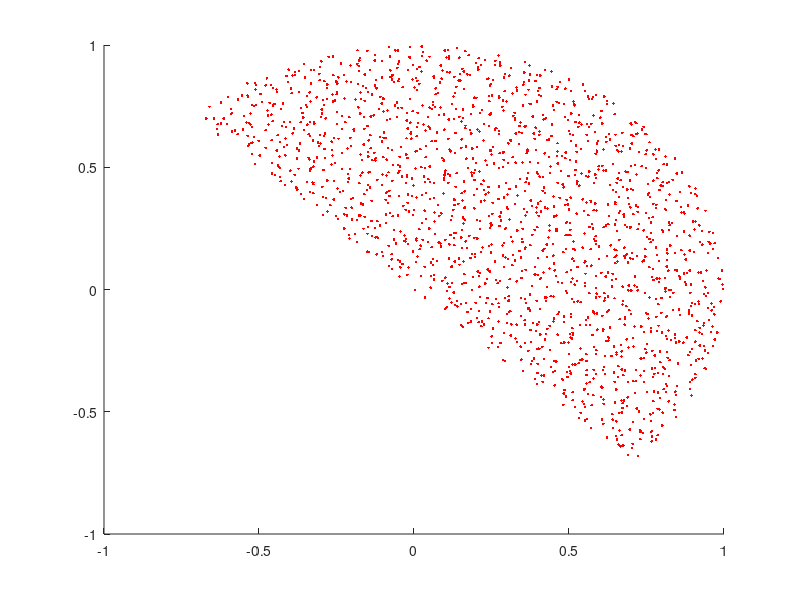

Here is the MATLAB script that generated this plot:
%{

The formula for a point on the sphere is as follows:
P = ( 
    sin(phi) cos(theta), 
    sin(phi) sin(theta),
    cos(theta) 
    )

%}
clear all;
numGridVals = 30;
numIterations = 5;

interval = 2/numGridVals;
intervalValues = -1:interval:1;

sizeIntVals = size(intervalValues);
numValues = sizeIntVals(2);

%{
The random number generator generates from a normal distribution
   where the standard deviation is standardDev and the mean is mean. 
This way the numbers tend toward the center of the box
%}
standardDev = 1/8;
mean = 1/2;

%makes the meshgrid
[gridXvals, gridYvals] = meshgrid(intervalValues,intervalValues);

%the normal used to get the hemisphere we want
normal = [1/sqrt(2),1/sqrt(2),0];
%normal = [0,0,1];

aVal = normal(1);
bVal = normal(2);
cVal = normal(3);

for iteration = 1:numIterations
    
    randomIntervalValues = rand(1,numValues).*interval;

    %do uniform distribution
    Xvals = gridXvals + rand(numValues,numValues).*interval;
    Yvals = gridYvals + rand(numValues,numValues).*interval;

    %do normal distribution
    %Xvals = gridXvals + (randn(numValues,numValues).*standardDev + mean).*interval;
    %Yvals = gridYvals + (randn(numValues,numValues).*standardDev + mean).*interval;

    %only put it in the center
    %Xvals = gridXvals + 0.5.*interval;
    %Yvals = gridYvals + 0.5.*interval;

    radius = 1;
    squaredDist = Xvals.^2 + Yvals.^2;
    XvalsPlot = Xvals(squaredDist <= radius^2);
    YvalsPlot = Yvals(squaredDist <= radius^2);
    ZvalsPlot = sqrt(1 - XvalsPlot.^2 - YvalsPlot.^2);
    
    XvalsPlot = [XvalsPlot XvalsPlot];
    YvalsPlot = [YvalsPlot YvalsPlot];
    ZvalsPlot = [ZvalsPlot -ZvalsPlot];
    
    %{
    To rotate the points, all points on the unit sphere are specified, 
        and to do only the ones with respect to the normal, I used only
        the vectors (a,b,c) where (a,b,c)(x,y,z) >= 0. 
    %}
    dotProds = XvalsPlot.*aVal + YvalsPlot.*bVal + ZvalsPlot.*cVal;
    
    XvalsToPlot = XvalsPlot(dotProds >= 0);
    YvalsToPlot = YvalsPlot(dotProds >= 0);
    ZvalsToPlot = ZvalsPlot(dotProds >= 0);
    

    hold on
    plot3(XvalsToPlot,YvalsToPlot,ZvalsToPlot,'r.');
    hold off
    
end

